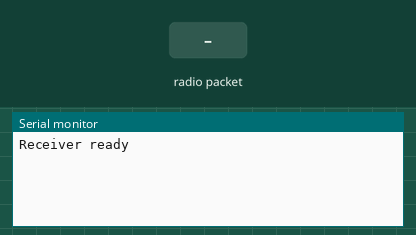
Simulated run of this sketch. Board: ESP32. Shown: the last lines printed to the serial monitor. Inputs (shaded band) come from the test bench.

Above: at 1.3 s.
1.4 s: radio packet "1" arrives
At 2.2 s:
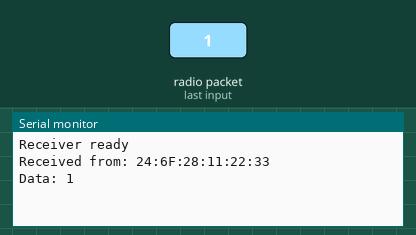
2.9 s: radio packet "0" arrives
At 3.3 s:
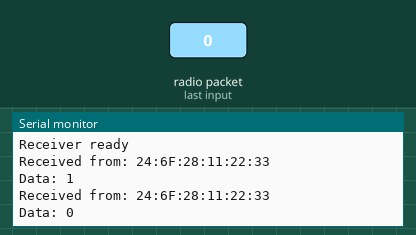
4.4 s: radio packet "2" arrives
At 5.7 s:
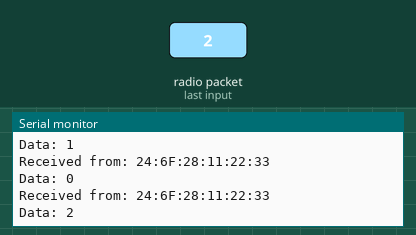

Measured:
- after the input at 1.4 s, the serial monitor: prints a new line after 0.05 s (image 1)
- after the input at 2.9 s, the serial monitor: prints a new line after 0.05 s (image 2)
- after the input at 4.4 s, the serial monitor: prints a new line after 0.05 s (image 3)

The sketch:

device2.ino
```cpp
// DEVICE B
// This scripts listens for data and responds on a received message
// beware: add wifi antenna or it won't work ;)

// Libraries
#include <esp_now.h>
#include <WiFi.h>

// Who are my peers?
uint8_t peerAddress[] = {0xD8, 0x3B, 0xDA, 0x73, 0xC6, 0x74};  // Device A

void OnDataRecv(const esp_now_recv_info_t *info, const uint8_t *data, int len) {
  Serial.print("Received from: ");
  char macStr[18];
  snprintf(macStr, sizeof(macStr), "%02X:%02X:%02X:%02X:%02X:%02X",
           info->src_addr[0], info->src_addr[1], info->src_addr[2],
           info->src_addr[3], info->src_addr[4], info->src_addr[5]);
  Serial.println(macStr);

  Serial.print("Data: ");
  Serial.write(data, len);
  Serial.println();

  // Send back "Received" to sender
  const char *reply = "Received";
  esp_now_send(info->src_addr, (const uint8_t *)reply, strlen(reply));
}

void setup() {
  Serial.begin(115200);
  WiFi.mode(WIFI_STA);
  WiFi.disconnect();
  delay(100);

  if (esp_now_init() != ESP_OK) {
    Serial.println("ESP-NOW init failed");
    return;
  }

  esp_now_register_recv_cb(OnDataRecv);

  esp_now_peer_info_t peerInfo = {};
  memcpy(peerInfo.peer_addr, peerAddress, 6);
  peerInfo.channel = 0;
  peerInfo.encrypt = false;

  if (!esp_now_is_peer_exist(peerAddress)) {
    if (esp_now_add_peer(&peerInfo) != ESP_OK) {
      Serial.println("Failed to add peer");
      return;
    }
  }

  Serial.println("Receiver ready");
}

void loop() {
  delay(100);
}
```
